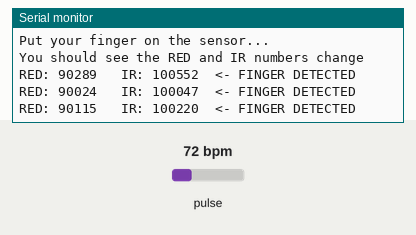
A sketch run on a simulated ESP32. Parts: the last lines printed to the serial monitor. The inputs (shaded band) are chosen by the test bench; at power-on: pulse 72 bpm.

Above: at 1.2 s.
1.3 s: pulse set to 42 bpm
At 2.0 s:
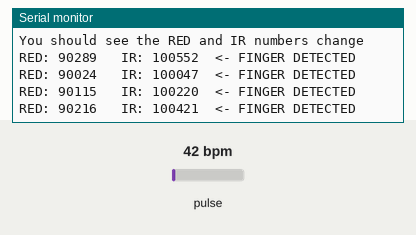
2.8 s: pulse set to 70 bpm
At 3.5 s:
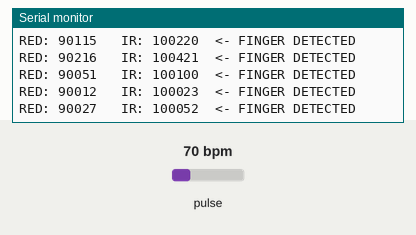
Timing chart, 0 to 5.8 s (numbered marks = the images above; inputs shaded):
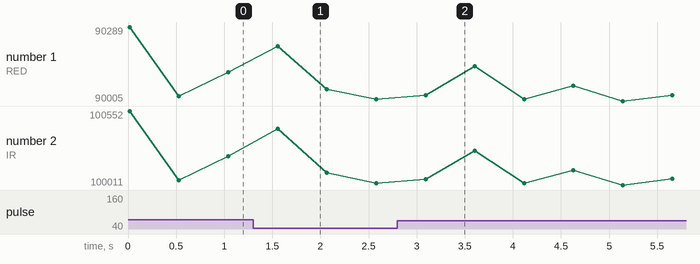

The sketch:

basic_sensor_test.ino
```cpp
/*
 * Basic Sensor Test
 * Just testing if the MAX30102 sensor works and gives readings
 *
 * This was my first test to see if I could get any data from the sensor
 * If it works you should see numbers changing when you put your finger on it
 */

#include <Wire.h>
#include "MAX30105.h"

MAX30105 sensor;

void setup() {
  Serial.begin(115200);
  Serial.println("Testing MAX30102 sensor...");

  // Start I2C
  Wire.begin(21, 22);  // SDA=21, SCL=22 on ESP32

  // Try to start sensor
  if (!sensor.begin()) {
    Serial.println("Sensor not found! Check wiring:");
    Serial.println("VIN -> 3.3V, GND -> GND, SDA -> 21, SCL -> 22");
    while(1);  // Stop here
  }

  Serial.println("Sensor found!");

  // Basic setup - just default settings to see if it works
  sensor.setup();

  Serial.println("Put your finger on the sensor...");
  Serial.println("You should see the RED and IR numbers change");
  Serial.println();
}

void loop() {
  // Read the raw values
  long red = sensor.getRed();
  long ir = sensor.getIR();

  // Print them out
  Serial.print("RED: ");
  Serial.print(red);
  Serial.print("   IR: ");
  Serial.print(ir);

  // Tell user if finger detected
  if (ir > 5000) {
    Serial.println("  <- FINGER DETECTED");
  } else {
    Serial.println("  <- no finger");
  }

  delay(500);  // Don't spam the serial monitor
}
```

Measured:
- after the input at 1.3 s, the serial monitor: prints a new line after 0.25 s (image 1)
- after the input at 2.8 s, the serial monitor: prints a new line after 0.29 s (image 2)
- plotted number 1: 90115 → 90012 after the input at 1.3 s
- plotted number 2: 100220 → 100023 after the input at 1.3 s, 100023 → 100011 after the input at 2.8 s
